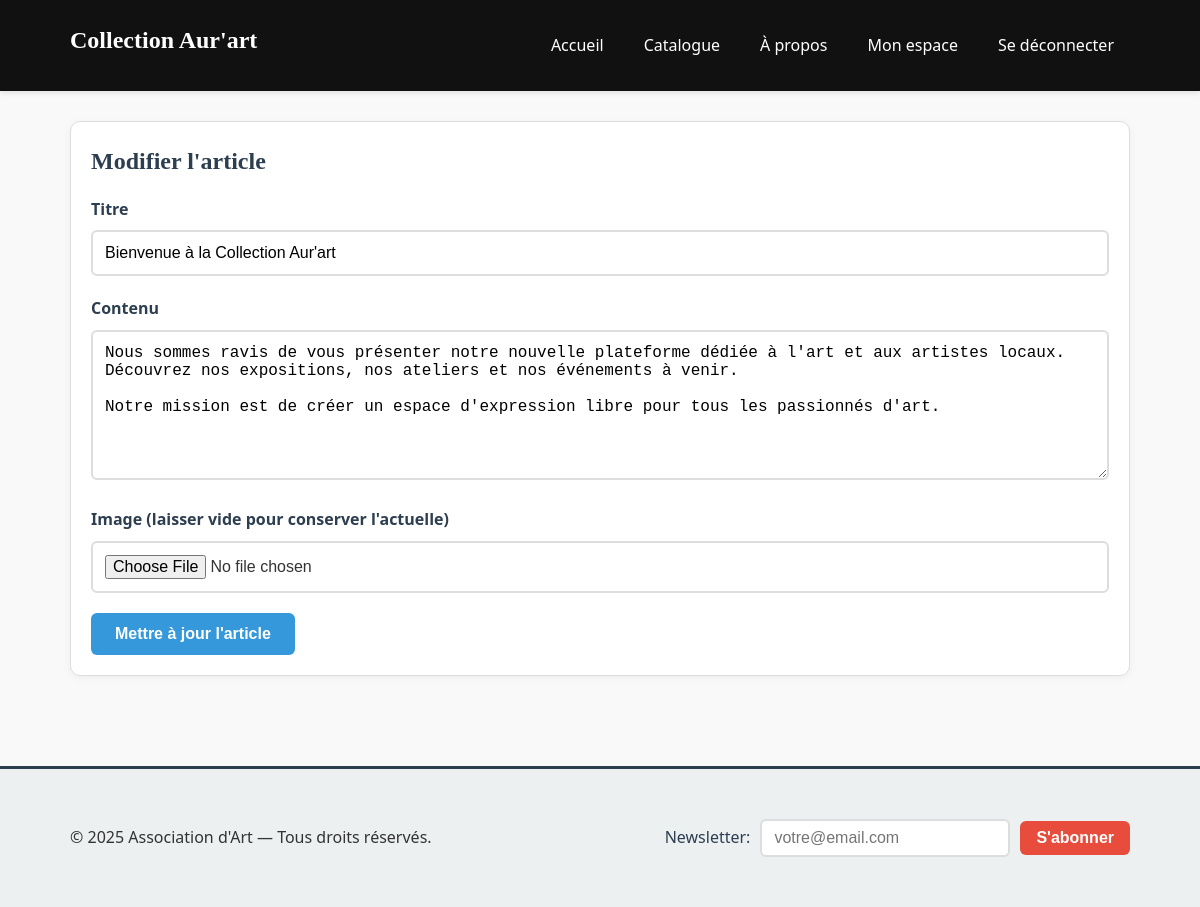
Page /edit_article.php?id=1 (signed in) on the committed database.
### tables this page shows
CREATE TABLE IF NOT EXISTS articles (
    id INT AUTO_INCREMENT PRIMARY KEY,
    title VARCHAR(255) NOT NULL,
    slug VARCHAR(255) NOT NULL UNIQUE,
    content TEXT NOT NULL,
    image VARCHAR(500) DEFAULT NULL,
    author_id INT,
    created_at DATETIME DEFAULT CURRENT_TIMESTAMP,
    updated_at DATETIME DEFAULT CURRENT_TIMESTAMP ON UPDATE CURRENT_TIMESTAMP,
    FOREIGN KEY (author_id) REFERENCES users(id) ON DELETE SET NULL,
    INDEX idx_slug (slug),
    INDEX idx_author (author_id),
    INDEX idx_created (created_at)
);

### db.php (called while the page is built, shortened)
<?php
$DB_HOST = 'localhost';
$DB_USER = 'root';
$DB_PASS = '';
$DB_NAME = 'new_site_artv1';
$mysqli = new mysqli($DB_HOST, $DB_USER, $DB_PASS, $DB_NAME);
$mysqli->set_charset('utf8mb4');
function q($sql, $types = null, $params = []) {
    global $mysqli;
    $stmt = $mysqli->prepare($sql);
    if ($types && $params) {
        $stmt->bind_param($types, ...$params);
    }
    $ok = $stmt->execute();
    if (stripos($sql, 'SELECT') === 0) {
        $res = $stmt->get_result();
        return $res;
    } else {
        $stmt->close();
        return true;
    }
}
?>

### edit_article.php (the view, shortened to what this page needs)
<?php
require 'db.php';
include 'header.php';
$user_id = $_SESSION['user_id'];
$article_id = $_GET['id'] ?? null;
$res = q("SELECT * FROM articles WHERE id = ? AND author_id = ?", 'ii', [$article_id, $user_id]);
$article = $res ? $res->fetch_assoc() : null;
?>
<section class="card">
    <h2>Modifier l'article</h2>
    <form method="post" action="" enctype="multipart/form-data">
        <div class="form-group">
            <label for="title">Titre</label>
            <input type="text" id="title" name="title" value="<?=htmlspecialchars($article['title'])?>" required>
        </div>
        <div class="form-group">
            <label for="content">Contenu</label>
            <textarea id="content" name="content" rows="6" required><?=htmlspecialchars($article['content'])?></textarea>
        </div>
        <div class="form-group">
            <label for="image">Image (laisser vide pour conserver l'actuelle)</label>
            <input type="file" id="image" name="image" accept="image/*">
        </div>
        <button type="submit">Mettre à jour l'article</button>
    </form>
</section>
<?php include 'footer.php'; ?>

### style.css (style rules this page uses)
:root { --maxw: 1100px; --primary: #2c3e50; --secondary: #3498db; --accent: #e74c3c; --light-bg: #ecf0f1; --dark-bg: #111; font-family: 'Segoe UI', Tahoma, Geneva, Verdana, sans-serif; }
* { box-sizing: border-box; margin: 0; padding: 0; }
body { color: #333; line-height: 1.6; background: #f9f9f9; }
h1, h2, h3 { font-family: Georgia, 'Times New Roman', Times, serif; margin-bottom: 1rem; }
h2 { color: var(--primary); }
.card { border: 1px solid #ddd; padding: 20px; border-radius: 10px; background: #fff; margin-bottom: 20px; box-shadow: 0 2px 8px rgba(0,0,0,0.05); transition: transform 0.2s, box-shadow 0.2s; }
.form-group { margin-bottom: 20px; }
label { display: block; margin-bottom: 8px; font-weight: 600; color: var(--primary); }
input[type=text], input[type=email], input[type=password], input[type=file], textarea { width: 100%; padding: 12px; border: 2px solid #ddd; border-radius: 6px; font-size: 1rem; transition: border-color 0.3s; }
textarea { resize: vertical; min-height: 150px; }
button, button[type=submit] { padding: 12px 24px; border: 0; border-radius: 6px; cursor: pointer; font-size: 1rem; font-weight: 600; background: var(--secondary); color: white; transition: background 0.3s, transform 0.2s; }

### rows in the picture
articles: title "Bienvenue à la Collection Aur'art", content "Nous sommes ravis de vous présenter notre nouvelle plateforme dédiée à l'art et aux artistes locaux. Découvrez nos expositions, nos ateliers et nos événements à venir. Notre mission est de créer un espace d'expression libre pour tous les passionnés d'art."
